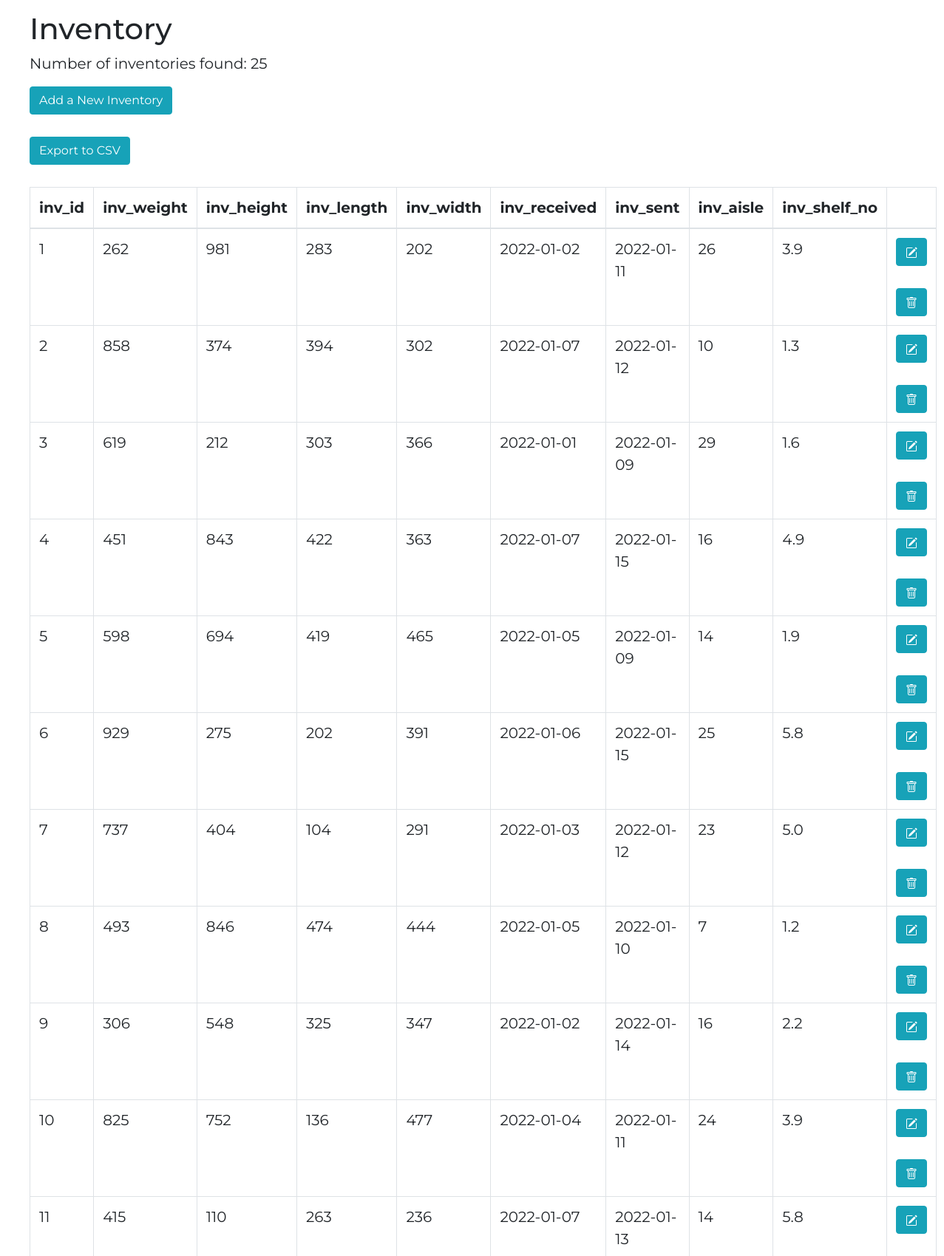
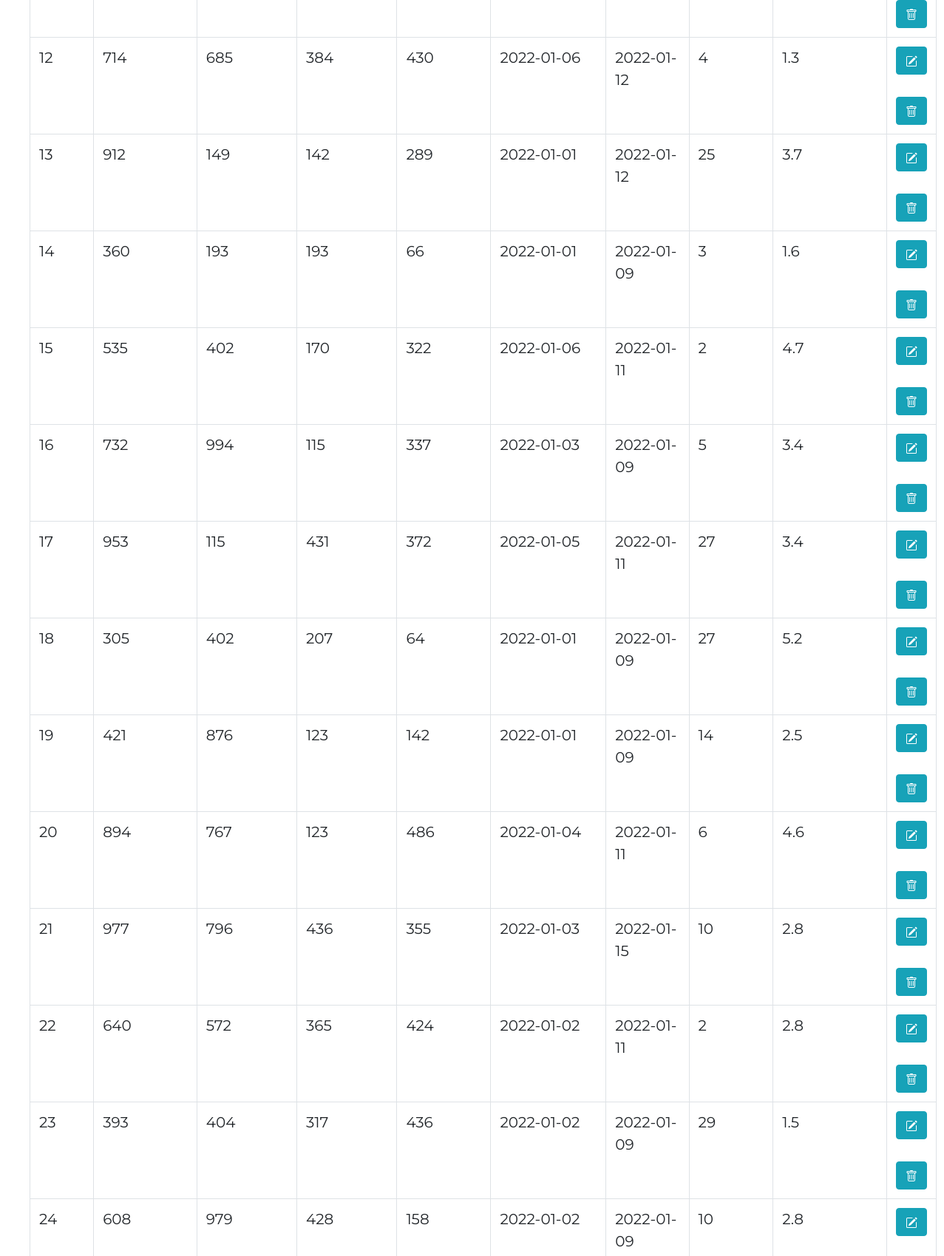
The page / (upper part) on the database its author committed (2 pictures, top to bottom).
### tables this page shows
create table INVENTORY (
	inv_id INT unsigned not null auto_increment primary key,
	inv_weight INT not null,
	inv_height INT not null,
	inv_length INT not null,
	inv_width INT not null,
	inv_received DATE not null,
	inv_sent DATE not null,
	inv_aisle INT not null,
	inv_shelf_no DECIMAL(2,1) not null
);

### index.php (the view, shortened to what this page needs)
<!doctype html>
<html>
<head>
    <link rel="stylesheet" href="https://stackpath.bootstrapcdn.com/bootstrap/4.1.3/css/bootstrap.min.css"
>
    <link rel="stylesheet" href="css/style.css">
</head>
<body>
<div id="container">
    <h1>Inventory</h1>
    <?php
    require("lib/config.php");
    $query = "SELECT * FROM inventory";
    $result = $mysqli->query($query);
    $num_results = $result->num_rows;
    echo "<p>Number of inventories found: " . $num_results . "</p>";
    echo "<a href='add.php' class='btn btn-info' data-toggle='tooltip'>Add a New Inventory</a><br><br>";
    echo "<a href='export.php' class='btn btn-info' data-toggle='tooltip'>Export to CSV</a><br><br>";
    if ($num_results > 0) {
        $inventories = $result->fetch_all(MYSQLI_ASSOC);
        echo "<table class='table table-bordered table-hover'><tr>";
        foreach ($inventories[0] as $k => $v) {
            echo "<th>$k</th>";
        }
        echo "</tr></thead>";
        echo "<tbody>";
        foreach ($inventories as $inventory) {
            echo "<tr>";
            $i = 0;
            foreach ($inventory as $k => $v) {
                if ($k == 'inv_id') {
                    echo "<td>" . $v . "</td>";
                    $invId = $v;
                } else {
                    echo "<td>" . $v . "</td>";
                }
                if (($i == count($inventory) - 1)) {
                    echo "<td >";
                    echo "<div class='btn-toolbar'>";
                    echo "<a href='edit.php?invid=" . $invId . "' title='Edit Record' class='btn btn-info btn-xs' data-toggle='tooltip'><svg xmlns='http://www.w3.org/2000/svg' width='16' height='16' fill='currentColor' class='bi bi-pencil-square' viewBox='0 0 16 16'>
  <path d='M15.502 1.94a.5.5 0 0 1 0 .706L14.459 3.69l-2-2L13.502.646a.5.5 0 0 1 .707 0l1.293 1.293zm-1.75 2.456-2-2L4.939 9.21a.5.5 0 0 0-.121.196l-.805 2.414a.25.25 0 0 0 .316.316l2.414-.805a.5.5 0 0 0 .196-.12l6.813-6.814z'/>
  <path fill-rule='evenodd' d='M1 13.5A1.5 1.5 0 0 0 2.5 15h11a1.5 1.5 0 0 0 1.5-1.5v-6a.5.5 0 0 0-1 0v6a.5.5 0 0 1-.5.5h-11a.5.5 0 0 1-.5-.5v-11a.5.5 0 0 1 .5-.5H9a.5.5 0 0 0 0-1H2.5A1.5 1.5 0 0 0 1 2.5v11z'/>
</svg></a>";
                    echo "&nbsp&nbsp<a href='delete.php?invid=" . $invId . "' title='Delete Record' class='btn btn-info btn-xs' data-toggle='tooltip'><svg xmlns='http://www.w3.org/2000/svg' width='16' height='16' fill='currentColor' class='bi bi-trash' viewBox='0 0 16 16'>
  <path d='M5.5 5.5A.5.5 0 0 1 6 6v6a.5.5 0 0 1-1 0V6a.5.5 0 0 1 .5-.5zm2.5 0a.5.5 0 0 1 .5.5v6a.5.5 0 0 1-1 0V6a.5.5 0 0 1 .5-.5zm3 .5a.5.5 0 0 0-1 0v6a.5.5 0 0 0 1 0V6z'/>
  <path fill-rule='evenodd' d='M14.5 3a1 1 0 0 1-1 1H13v9a2 2 0 0 1-2 2H5a2 2 0 0 1-2-2V4h-.5a1 1 0 0 1-1-1V2a1 1 0 0 1 1-1H6a1 1 0 0 1 1-1h2a1 1 0 0 1 1 1h3.5a1 1 0 0 1 1 1v1zM4.118 4 4 4.059V13a1 1 0 0 0 1 1h6a1 1 0 0 0 1-1V4.059L11.882 4H4.118zM2.5 3V2h11v1h-11z'/>
</svg></a>";
                    echo "</div>";
                    echo "</td>";
                }
                $i++;
            }
            echo "</tr>";
        }
        echo "</tbody>";
        echo "</table>";
    }
    ?>
</div>
</body>
</html>

### css/style.css (style rules this page uses)
* { font-family: 'Montserrat', sans-serif; / important; }
body { background-color: transparent; }
#container { padding: 0 40px; width: 100%; margin: 15px auto auto auto; background-color: white; font-size: 20px; }

### rows shown on the page
inventory: inv_id "1", inv_weight "262", inv_height "981", inv_length "283", inv_width "202", inv_received "2022-01-02", inv_sent "2022-01-11", inv_aisle "26", inv_shelf_no "3.9"
inventory: inv_id "2", inv_weight "858", inv_height "374", inv_length "394", inv_width "302", inv_received "2022-01-07", inv_sent "2022-01-12", inv_aisle "10", inv_shelf_no "1.3"
inventory: inv_id "3", inv_weight "619", inv_height "212", inv_length "303", inv_width "366", inv_received "2022-01-01", inv_sent "2022-01-09", inv_aisle "29", inv_shelf_no "1.6"
inventory: inv_id "4", inv_weight "451", inv_height "843", inv_length "422", inv_width "363", inv_received "2022-01-07", inv_sent "2022-01-15", inv_aisle "16", inv_shelf_no "4.9"
inventory: inv_id "5", inv_weight "598", inv_height "694", inv_length "419", inv_width "465", inv_received "2022-01-05", inv_sent "2022-01-09", inv_aisle "14", inv_shelf_no "1.9"
inventory: inv_id "6", inv_weight "929", inv_height "275", inv_length "202", inv_width "391", inv_received "2022-01-06", inv_sent "2022-01-15", inv_aisle "25", inv_shelf_no "5.8"
inventory: inv_id "7", inv_weight "737", inv_height "404", inv_length "104", inv_width "291", inv_received "2022-01-03", inv_sent "2022-01-12", inv_aisle "23", inv_shelf_no "5.0"
inventory: inv_id "8", inv_weight "493", inv_height "846", inv_length "474", inv_width "444", inv_received "2022-01-05", inv_sent "2022-01-10", inv_aisle "7", inv_shelf_no "1.2"
inventory: inv_id "9", inv_weight "306", inv_height "548", inv_length "325", inv_width "347", inv_received "2022-01-02", inv_sent "2022-01-14", inv_aisle "16", inv_shelf_no "2.2"
inventory: inv_id "10", inv_weight "825", inv_height "752", inv_length "136", inv_width "477", inv_received "2022-01-04", inv_sent "2022-01-11", inv_aisle "24", inv_shelf_no "3.9"
inventory: inv_id "11", inv_weight "415", inv_height "110", inv_length "263", inv_width "236", inv_received "2022-01-07", inv_sent "2022-01-13", inv_aisle "14", inv_shelf_no "5.8"
inventory: inv_id "12", inv_weight "714", inv_height "685", inv_length "384", inv_width "430", inv_received "2022-01-06", inv_sent "2022-01-12", inv_aisle "4", inv_shelf_no "1.3"
inventory: inv_id "13", inv_weight "912", inv_height "149", inv_length "142", inv_width "289", inv_received "2022-01-01", inv_sent "2022-01-12", inv_aisle "25", inv_shelf_no "3.7"
inventory: inv_id "14", inv_weight "360", inv_height "193", inv_length "193", inv_width "66", inv_received "2022-01-01", inv_sent "2022-01-09", inv_aisle "3", inv_shelf_no "1.6"
inventory: inv_id "15", inv_weight "535", inv_height "402", inv_length "170", inv_width "322", inv_received "2022-01-06", inv_sent "2022-01-11", inv_aisle "2", inv_shelf_no "4.7"
inventory: inv_id "16", inv_weight "732", inv_height "994", inv_length "115", inv_width "337", inv_received "2022-01-03", inv_sent "2022-01-09", inv_aisle "5", inv_shelf_no "3.4"
inventory: inv_id "17", inv_weight "953", inv_height "115", inv_length "431", inv_width "372", inv_received "2022-01-05", inv_sent "2022-01-11", inv_aisle "27", inv_shelf_no "3.4"
inventory: inv_id "18", inv_weight "305", inv_height "402", inv_length "207", inv_width "64", inv_received "2022-01-01", inv_sent "2022-01-09", inv_aisle "27", inv_shelf_no "5.2"
inventory: inv_id "19", inv_weight "421", inv_height "876", inv_length "123", inv_width "142", inv_received "2022-01-01", inv_sent "2022-01-09", inv_aisle "14", inv_shelf_no "2.5"
inventory: inv_id "20", inv_weight "894", inv_height "767", inv_length "123", inv_width "486", inv_received "2022-01-04", inv_sent "2022-01-11", inv_aisle "6", inv_shelf_no "4.6"
inventory: inv_id "21", inv_weight "977", inv_height "796", inv_length "436", inv_width "355", inv_received "2022-01-03", inv_sent "2022-01-15", inv_aisle "10", inv_shelf_no "2.8"
inventory: inv_id "22", inv_weight "640", inv_height "572", inv_length "365", inv_width "424", inv_received "2022-01-02", inv_sent "2022-01-11", inv_aisle "2", inv_shelf_no "2.8"
inventory: inv_id "23", inv_weight "393", inv_height "404", inv_length "317", inv_width "436", inv_received "2022-01-02", inv_sent "2022-01-09", inv_aisle "29", inv_shelf_no "1.5"
inventory: inv_id "24", inv_weight "608", inv_height "979", inv_length "428", inv_width "158", inv_received "2022-01-02", inv_sent "2022-01-09", inv_aisle "10", inv_shelf_no "2.8"

### other values the page prints
$num_results "25"
$k "inv_id"
$k "inv_weight"
$k "inv_height"
$k "inv_length"
$k "inv_width"
$k "inv_received"
$k "inv_sent"
$k "inv_aisle"
$k "inv_shelf_no"
